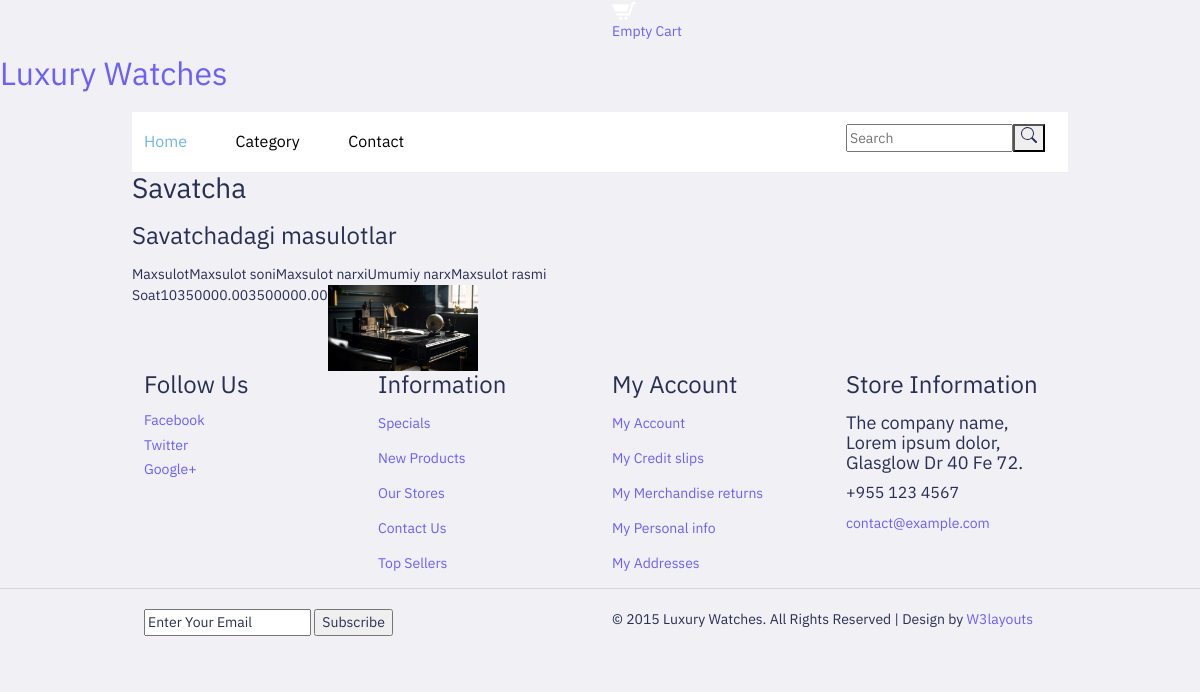
Before: /cart/1/ with the older database file.
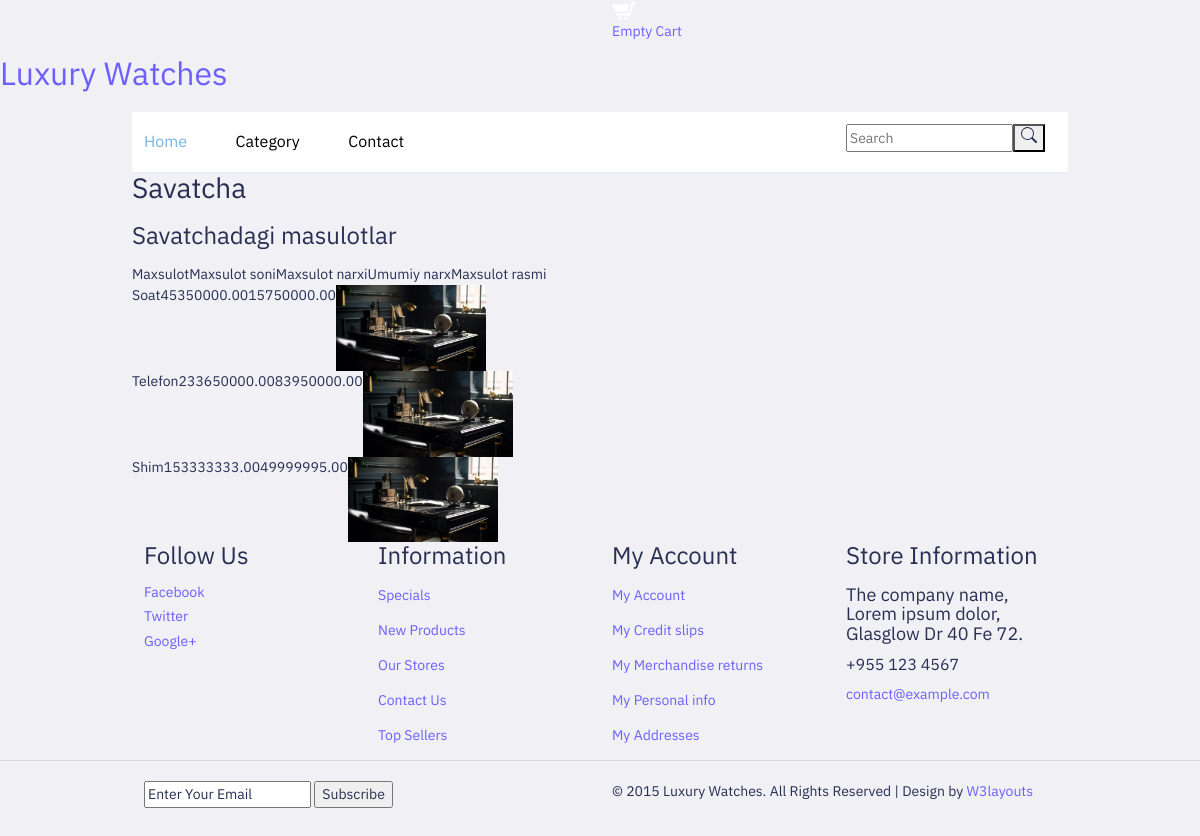
After: the same page with the newer database file.
### main/models.py (models this page shows, shortened)
class CartProduct(models.Model):
    card = models.ForeignKey(Cart, on_delete=models.CASCADE)
    product = models.ForeignKey(Product, on_delete=models.CASCADE)
    quantity = models.IntegerField(default=1)
    @property
    def total_price(self):
        if self.product.is_discount:
            result = self.product.discount_price * self.quantity
        else:
            result = self.product.price * self.quantity
        return result

class Product(models.Model):
    name = models.CharField(max_length=255)
    description = models.TextField()
    quantity = models.IntegerField()
    price = models.DecimalField(decimal_places=2, max_digits=10)
    currency = models.SmallIntegerField(
        choices=(
            (1,'Dollar'),
            (2, 'So`m')
            )
    )
    discount_price = models.DecimalField(
        decimal_places=2,
        max_digits=10,
        blank=True,
        null=True
        )
    baner_image = models.ImageField(upload_to='baner/')
    category = models.ForeignKey(Category, on_delete=models.SET_NULL, null=True)
    @property
    def is_discount(self):
        if self.discount_price is None:
            return 0
        return self.discount_price > 0

### main/views.py (the view)
# urls.py: path('cart/<int:id>/', views.cart_detail, name='cart_detail'),
def cart_detail(request, id):
    cart = models.Cart.objects.get(id=id)
    items = models.CartProduct.objects.filter(card=cart)
    context = {
        'cart':cart,
        'items':items
    }
    return render(request, 'cart/cart_detail.html', context)

### main/templates/cart/cart_detail.html (shortened to what this page needs)
{% extends 'base.html' %}
{% block content %}
	<div class="ckeckout">
		<div class="container">
			<div class="ckeck-top heading">
				<h2>Savatcha</h2>
			</div>
			<div class="ckeckout-top">
			<div class="cart-items">
			 <h3>Savatchadagi masulotlar</h3>
			<div class="in-check" >
				<ul class="unit" style="display: flex;">
					<li><span>Maxsulot</span></li>
					<li><span>Maxsulot soni</span></li>
					<li><span>Maxsulot narxi</span></li>
					<li><span>Umumiy narx</span></li>
					<li><span>Maxsulot rasmi</span></li>
				</ul>
                {% for i in items %}
				<ul class="cart-header" style="display: flex;">
                    <li><span>{{i.product.name}}</span></li>
                    <li><span>{{i.quantity}}</span></li>
                    <li><span>{{i.product.price}}</span></li>
                    <li><span>{{i.total_price}}</span></li>
                    <li class="ring-in"><a href="#" ><img src="{{ i.product.baner_image.url }}" class="img-responsive" alt="" width="150px"></a>
                    </li>
				</ul>
                {% endfor %}
			</div>
			</div>
		 </div>
		</div>
	</div>
{% endblock %}

### main/templates/base.html (shortened to what this page needs)
{% load static %}
<!DOCTYPE html>
<html>
<head>
<link href="{% static 'css/bootstrap.css' %}" rel="stylesheet" type="text/css" media="all" />
<link href="{% static 'css/style.css' %}" rel="stylesheet" type="text/css" media="all" />
<link href="{% static 'css/memenu.css' %}" rel="stylesheet" type="text/css" media="all" />
</head>
<body>
	<div class="top-header">
		<div class="container">
			<div class="top-header-main">
				<div class="col-md-6 top-header-left">
					<div class="cart box_1">
						<a href="checkout.html">
								<img src="images/cart-1.png" alt="" />
						</a>
						<p><a href="javascript:;" class="simpleCart_empty">Empty Cart</a></p>
					</div>
				</div>
				<div class="clearfix"></div>
			</div>
		</div>
	</div>
	<div class="logo">
		<a href="index.html"><h1>Luxury Watches</h1></a>
	</div>
	<div class="header-bottom">
		<div class="container">
			<div class="header">
				<div class="col-md-9 header-left">
				<div class="top-nav">
					<ul class="memenu skyblue"><li class="active"><a href="#">Home</a></li>
						<li class="grid"><a href="#">Category</a>
						</li>
						<li class="grid"><a href="contact.html">Contact</a>
						</li>
					</ul>
				</div>
			</div>
			<div class="col-md-3 header-right">
				<form action="{% url 'main:index' %}" method="get">
					<div class="search-bar" style="display: flex;">
						<input type="text" placeholder="Search" name="q">
						<button><svg xmlns="http://www.w3.org/2000/svg" width="16" height="16" fill="currentColor" class="bi bi-search" viewBox="0 0 16 16">
							<path d="M11.742 10.344a6.5 6.5 0 1 0-1.397 1.398h-.001q.044.06.098.115l3.85 3.85a1 1 0 0 0 1.415-1.414l-3.85-3.85a1 1 0 0 0-.115-.1zM12 6.5a5.5 5.5 0 1 1-11 0 5.5 5.5 0 0 1 11 0"/>
						  </svg>
						</button>
					</div>
				</div>
			<div class="clearfix"> </div>
			</div>
		</div>
	</div>
    {% block content %}
    {% endblock %}
	<div class="information">
		<div class="container">
			<div class="infor-top">
				<div class="col-md-3 infor-left">
					<h3>Follow Us</h3>
					<ul>
						<li><a href="#"><h6>Facebook</h6></a></li>
						<li><a href="#"><h6>Twitter</h6></a></li>
						<li><a href="#"><h6>Google+</h6></a></li>
					</ul>
				</div>
				<div class="col-md-3 infor-left">
					<h3>Information</h3>
					<ul>
						<li><a href="#"><p>Specials</p></a></li>
						<li><a href="#"><p>New Products</p></a></li>
						<li><a href="#"><p>Our Stores</p></a></li>
						<li><a href="contact.html"><p>Contact Us</p></a></li>
						<li><a href="#"><p>Top Sellers</p></a></li>
					</ul>
				</div>
				<div class="col-md-3 infor-left">
					<h3>My Account</h3>
					<ul>
						<li><a href="account.html"><p>My Account</p></a></li>
						<li><a href="#"><p>My Credit slips</p></a></li>
						<li><a href="#"><p>My Merchandise returns</p></a></li>
						<li><a href="#"><p>My Personal info</p></a></li>
						<li><a href="#"><p>My Addresses</p></a></li>
					</ul>
				</div>
				<div class="col-md-3 infor-left">
					<h3>Store Information</h3>
					<h4>The company name,
						<span>Lorem ipsum dolor,</span>
						Glasglow Dr 40 Fe 72.</h4>
					<h5>+955 123 4567</h5>
					<p><a href="mailto:example@email.com">contact@example.com</a></p>
				</div>
				<div class="clearfix"></div>
			</div>
		</div>
	</div>
	<div class="footer">
		<div class="container">
			<div class="footer-top">
				<div class="col-md-6 footer-left">
					<form>
						<input type="text" value="Enter Your Email" onfocus="this.value = '';" onblur="if (this.value == '') {this.value = 'Enter Your Email';}">
						<input type="submit" value="Subscribe">
					</form>
				</div>
				<div class="col-md-6 footer-right">
					<p>© 2015 Luxury Watches. All Rights Reserved | Design by  <a href="http://w3layouts.com/" target="_blank">W3layouts</a> </p>
				</div>
				<div class="clearfix"></div>
			</div>
		</div>
	</div>
</body>
</html>

### main/static/css/memenu.css (style rules this page uses)
.memenu { margin: 5px 0 0 0; padding: 0; width: 100%; list-style: none; display: inline-block; position: relative; font-size: 15px; }
.memenu li { display:inline-block; }
.memenu>li>a { float: left; padding-right: 45px; color: #000; font-size: 16px; text-decoration: none; transition: color .4s ease-in-out; -moz-transition: color .4s ease-in-out; -webkit-transition: color .4s ease-in-out; -o-transition: color .4s ease-in-out; }
.skyblue li>a,.skyblue>li.showhide span { color:#000; }
.skyblue>li:hover>a,.skyblue>li.active>a,.skyblue .dropdown li:hover>a { color:#73B6E1; }

Changed rows visible on the page:
changed CartProduct "Soat": quantity "10" → "45"; total_price "3500000.00" → "15750000.00"
added CartProduct: product.name "Telefon", quantity "23", product.price "3650000.00", total_price "83950000.00", product.baner_image (picture)
added CartProduct: product.name "Shim", quantity "15", product.price "3333333.00", total_price "49999995.00", product.baner_image (picture)
